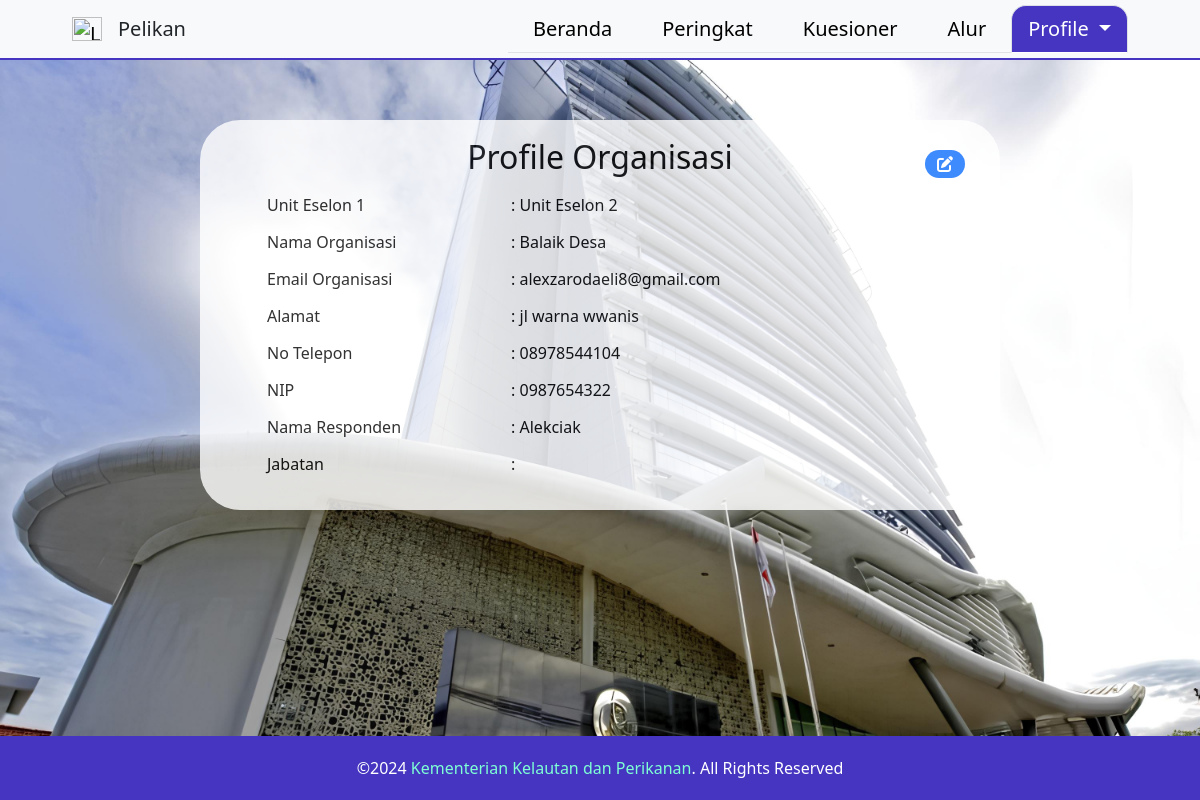
The app's page /trash/profile.php (signed in) with its own data.
### tables this page shows
CREATE TABLE `organisasi` (
  `id_organisasi` int NOT NULL,
  `id_akun` int NOT NULL,
  `unit_eselon1` varchar(255) NOT NULL,
  `nama_organisasi` varchar(255) NOT NULL,
  `alamat` varchar(255) DEFAULT NULL,
  `email_badan` varchar(255) DEFAULT NULL,
  `no_telp_fax` varchar(255) DEFAULT NULL,
  `nip_responden` char(10) NOT NULL,
  `nama_responden` varchar(255) NOT NULL,
  `nilai_kategori1` int NOT NULL,
  `nilai_kategori2` int NOT NULL,
  `nilai_kategori3` int NOT NULL,
  `nilai_kategori4` int NOT NULL,
  `nilai_kategori5` int NOT NULL,
  `nilai_kategori6` int NOT NULL,
  `id_penilai` int DEFAULT NULL,
  `status_kuesioner` tinyint(1) DEFAULT '1',
  `can_fill_out` tinyint(1) DEFAULT '1'
);

### trash/profile.php (the view, shortened to what this page needs)
<?php
$username="";
$username1=$_SESSION["role"];
$id_akun = $_SESSION['id_akun'];
$conn = new mysqli('localhost', 'root', '', 'emone');
$sql = "SELECT * FROM Organisasi WHERE id_akun = $id_akun";
$result = $conn->query($sql);
$organisasi = $result->fetch_assoc();
?>
<html lang="en">
    <head>
        <link href="../css/bootstrap.min.css" type="text/css" rel="stylesheet">
        <link href="pelikan.css" type="text/css" rel="stylesheet">
        <link rel="stylesheet" href="https://cdnjs.cloudflare.com/ajax/libs/font-awesome/6.0.0-beta3/css/all.min.css">
    </head>
    <body>
        <nav class="navbar navbar-expand-lg bg-body-tertiary fixed-top" style="border-bottom: 2px solid #4535C1; height: 60px;">
            <div class="container-fluid fs-5">
                <a class="navbar-brand fs-5" href="#" style="padding-left:60px;">
                    <img src="img/pngwing.com.png" alt="Logo" width="30" height="24" class="d-inline-block align-text-top">
                </a>
                <div>Pelikan</div>
                <div class="collapse navbar-collapse" id="navbarNav" style="padding-right:60px;">
                    <ul class="nav nav-tabs ms-auto">
                        <li class="nav-item px-2">
                            <a class="nav-link black" aria-current="page" href="index.php">Beranda</a>
                        </li>
                        <li class="nav-item px-2">
                            <a class="nav-link black" href="peringkat.php">Peringkat</a>
                        </li>
                        <li class="nav-item px-2">
                            <a class="nav-link black" href="kuesioner.php">Kuesioner</a>
                        </li>
                        <li class="nav-item px-2">
                            <a class="nav-link black" href="alur.php">Alur</a>
                        </li>
                        <?php
                        if ($username==$username1){
                            echo '<li class="nav-item">
                            <a class="nav-link black" href="login.php">Login</a>
                            </li>';
                        }else{
                            echo '<li class="nav-item dropdown">
                            <a class="nav-link dropdown-toggle active" href="#" role="button" data-bs-toggle="dropdown" aria-expanded="false">
                                Profile
                            </a>
                            <ul class="dropdown-menu">
                                <li><a class="dropdown-item" href="profile.php">My Profile</a></li>
                                <li><a class="dropdown-item" href="logout.php">Logout</a></li>
                            </ul>
                            </li>';
                        }
                        ?>
                    </ul>
                </div>
            </div>
        </nav>
        <div class="container-fluid" style="margin-top:120px; margin-bottom: 20px;">
            <div class="row">
                <div class="col"></div>
                <div class="col-12 col-md-8 pt-2 position-relative" style="background-color: white; border-radius: 40px; padding-bottom:25px; opacity:0.8">
                    <h2 class="text-center"style="color:black; padding-top:10px;">Profile Organisasi</h2>
                    <button onclick="window.location.href='form_organisasi.php';" class="btn btn-primary position-absolute" style="top: 30px; right: 35px; border-radius: 20px; border: 0;">
                        <i class="fa-solid fa-pen-to-square"></i>
                    </button>
                    <div class="table-responsive">
                        <table class="table-borderless">
                            <tr>
                                <td>Unit Eselon 1</td>
                                <td>: <?php echo $organisasi['unit_eselon1']?></td>
                            </tr>
                            <tr>
                                <td>Nama Organisasi</td>
                                <td>: <?php echo $organisasi['nama_organisasi']?></td>
                            </tr>
                            <tr>
                                <td>Email Organisasi</td>
                                <td>: <?php echo $organisasi['email_badan']?></td>
                            </tr>
                            <tr>
                                <td>Alamat</td>
                                <td>: <?php echo $organisasi['alamat']?></td>
                            </tr>
                            <tr>
                                <td>No Telepon</td>
                                <td>: <?php echo $organisasi['no_telp_fax']?></td>
                            </tr>
                            <tr>
                                <td>NIP</td>
                                <td>: <?php echo $organisasi['nip_responden']?></td>
                            </tr>
                            <tr>
                                <td>Nama Responden</td>
                                <td>: <?php echo $organisasi['nama_responden']?></td>
                            </tr>
                            <tr>
                                <td>Jabatan</td>
                                <td>: <?php echo $organisasi['jabatan']?></td>
                            </tr>
                        </table>
                    </div>
                </div>
                <div class="col">
                </div>
            </div>
        </div>
        <div class="container-fluid text-center fixed-bottom" style="background-color: #4535C1; color:white; padding:20px; margin-top:-20px;">
            <div class="row">
                <div class="col">
                </div>
                <div class="col-8">
                    ©2024 <a style="text-decoration: none; color:aquamarine">Kementerian Kelautan dan Perikanan</a>. All Rights Reserved
                </div>
                <div class="col">
                </div>
            </div>
        </div>
    </body>
</html>

### upt/pelikan.css (style rules this page uses)
.nav-tabs .nav-link.active { border-top-left-radius: 15px; border-top-right-radius: 15px; background-color: #4535C1; color:white; }
.black { color:black; }

### trash/profile.php (style rules this page uses)
body { background-image: url(../img/KKP.jpg); background-size: cover; background-repeat: no-repeat; background-position: center center; background-attachment: fixed; align-items: center; justify-content: center; user-select: none; Mencegah seleksi teks di seluruh halaman outline: none; }
table { border-collapse: separate; border-spacing: 0 5px; color: black; }
th, td { padding: 5px 55px; }
td { text-align: left; }

### records on screen
organisasi: unit_eselon1 "Unit Eselon 2", nama_organisasi "Balaik Desa", email_badan "alexzarodaeli8@gmail.com", alamat "jl warna wwanis", no_telp_fax "08978544104", nip_responden "0987654322", nama_responden "Alekciak"
